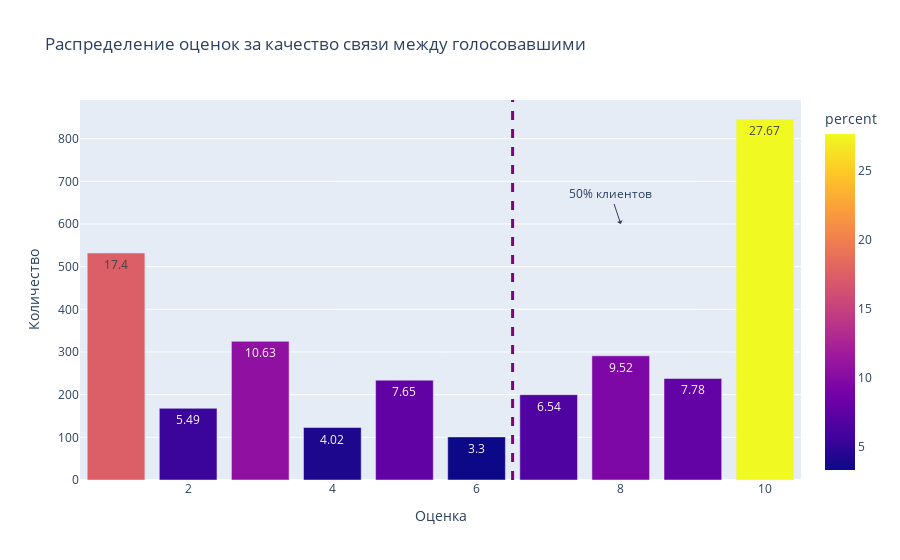

Write notebook code for a chart like this one.
### Code cell
import plotly.express as px
fig = px.bar(countQ, x="Q1", y="user_id", text="percent", color='percent', 
            title='Распределение оценок за качество связи между голосовавшими', 
            labels={'user_id' : 'Количество', 'Q1' : 'Оценка'})
fig.add_vline(x=6.5, line_width=3, line_dash="dash", line_color="purple")

fig.add_annotation(text="50% клиентов", x=8, y=600, arrowhead=1)

fig.show()
fig.write_image("dist_estimates.png")

### Figure 1 — Plotly figure (JSON) as saved in the notebook; plotly's stock layout.template omitted (floating-point values rounded to 4 significant figures)
{"data": [{"alignmentgroup": "True", "hovertemplate": "Оценка=%{x}<br>Количество=%{y}<br>percent=%{marker.color}<extra></extra>", "legendgroup": "", "marker": {"color": [17.4, 5.49, 10.63, 4.02, 7.65, 3.3, 6.54, 9.52, 7.78, 27.67], "coloraxis": "coloraxis", "pattern": {"shape": ""}}, "name": "", "offsetgroup": "", "orientation": "v", "showlegend": false, "text": [17.4, 5.49, 10.63, 4.02, 7.65, 3.3, 6.54, 9.52, 7.78, 27.67], "textposition": "auto", "type": "bar", "x": [1, 2, 3, 4, 5, 6, 7, 8, 9, 10], "xaxis": "x", "y": [532, 168, 325, 123, 234, 101, 200, 291, 238, 846], "yaxis": "y"}], "layout": {"annotations": [{"arrowhead": 1, "text": "50% клиентов", "x": 8, "y": 600}], "barmode": "relative", "coloraxis": {"colorbar": {"title": {"text": "percent"}}, "colorscale": [[0, "#0d0887"], [0.1111, "#46039f"], [0.2222, "#7201a8"], [0.3333, "#9c179e"], [0.4444, "#bd3786"], [0.5556, "#d8576b"], [0.6667, "#ed7953"], [0.7778, "#fb9f3a"], [0.8889, "#fdca26"], [1, "#f0f921"]]}, "legend": {"tracegroupgap": 0}, "shapes": [{"line": {"color": "purple", "dash": "dash", "width": 3}, "type": "line", "x0": 6.5, "x1": 6.5, "xref": "x", "y0": 0, "y1": 1, "yref": "y domain"}], "title": {"text": "Распределение оценок за качество связи между голосовавшими"}, "xaxis": {"anchor": "y", "domain": [0, 1], "title": {"text": "Оценка"}}, "yaxis": {"anchor": "x", "domain": [0, 1], "title": {"text": "Количество"}}}}
